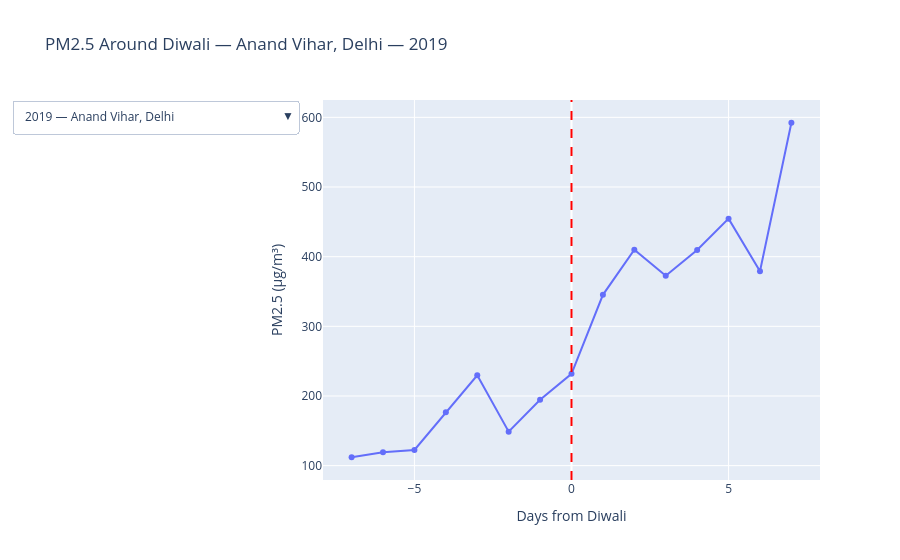

Notebook source saved alongside this figure:
### Markdown cell above
From the above bar chart, it is observed that during March 25–May 31, mean PM2.5 was lower in 2020 than in 2019 at every station with both values shown. In 2021, it increased from 2020 at five stations, while Bengaluru remained slightly lower.Delhi had the highest mean across the three years. This pattern is consistent with a lockdown-period decrease,followed by a partial rebound, but it does not establish lockdown as the sole cause for it.

### Code cell
diwali_dates = {
    2019: "2019-10-27",
    2020: "2020-11-14",
    2021: "2021-11-04",
    2022: "2022-10-24",
    2023: "2023-11-12",
    2024: "2024-10-31",
    2025: "2025-10-20"
}

data["Timestamp"] = pd.to_datetime(data["Timestamp"])

stations = sorted(data["station"].dropna().unique())
years = list(diwali_dates)

fig = go.Figure()

for year in years:
    festival_day = pd.to_datetime(diwali_dates[year])

    for station in stations:
        station_data = data[
            (data["station"] == station)
            & (data["Timestamp"] >= festival_day - pd.Timedelta(days=7))
            & (data["Timestamp"] <= festival_day + pd.Timedelta(days=7))
        ].copy()

        station_data["days_from_diwali"] = (
            station_data["Timestamp"] - festival_day
        ).dt.days

        fig.add_scatter(
            x=station_data["days_from_diwali"],
            y=station_data["PM2.5 (µg/m³)"],
            mode="lines+markers",
            name=station,
            visible=(year == years[0] and station == stations[0])
        )

buttons = []

for year in years:
    for station in stations:
        visible = [
            trace_year == year and trace_station == station
            for trace_year in years
            for trace_station in stations
        ]

        buttons.append({
            "label": f"{year} — {station}",
            "method": "update",
            "args": [
                {"visible": visible},
                {"title": f"PM2.5 Around Diwali — {station} — {year}"}
            ]
        })

fig.update_layout(
    title=f"PM2.5 Around Diwali — {stations[0]} — {years[0]}",
    xaxis_title="Days from Diwali",
    yaxis_title="PM2.5 (µg/m³)",
    updatemenus=[{
        "buttons": buttons,
        "direction": "down"
    }]
)

fig.add_vline(x=0, line_dash="dash", line_color="red")
fig.show()

### Figure 1 — Plotly figure (JSON) as saved in the notebook; plotly's stock layout.template omitted (floating-point values rounded to 4 significant figures)
{"data": [{"mode": "lines+markers", "name": "Anand Vihar, Delhi", "type": "scatter", "visible": true, "x": [-7, -6, -5, -4, -3, -2, -1, 0, 1, 2, 3, 4, 5, 6, 7], "y": [112.0, 119.3, 122.5, 176.7, 229.8, 148.8, 194.6, 231.8, 345.3, 410.1, 372.6, 409.6, 454.6, 379.2, 592.3]}, {"mode": "lines+markers", "name": "BTM Layout, Bengaluru", "type": "scatter", "visible": false, "x": [-7, -6, -5, -4, -3, -2, -1, 0, 1, 2, 3, 4, 5, 6, 7], "y": [NaN, 8.0, 9.51, 16.85, 10.52, 11.39, 25.68, 62.74, 33.83, 25.62, 13.56, 13.43, 20.95, 19.3, 61.93]}, {"mode": "lines+markers", "name": "Manali, Chennai", "type": "scatter", "visible": false, "x": [-7, -6, -5, -4, -3, -2, -1, 0, 1, 2, 3, 4, 5, 6, 7], "y": [14.06, 28.99, 39.02, 46.8, 44.96, 54.8, NaN, 44.89, 42.47, 44.7, 86.08, 251.4, 80.38, NaN, 113.8]}, {"mode": "lines+markers", "name": "Police Commissionerate, Jaipur", "type": "scatter", "visible": false, "x": [-7, -6, -5, -4, -3, -2, -1, 0, 1, 2, 3, 4, 5, 6, 7], "y": [70.72, 73.63, 99.64, 108.0, 76.43, 110.2, 82.44, 114.3, 224.6, 224.2, 80.54, 84.12, 63.95, 147.3, 140.5]}, {"mode": "lines+markers", "name": "Rabindra Bharati University, Kolkata", "type": "scatter", "visible": false, "x": [-7, -6, -5, -4, -3, -2, -1, 0, 1, 2, 3, 4, 5, 6, 7], "y": [NaN, 92.11, 79.06, 116.0, 43.64, 23.45, 34.92, 112.1, 155.3, 154.0, 122.3, 134.2, 120.2, 88.22, 74.36]}, {"mode": "lines+markers", "name": "Worli, Mumbai", "type": "scatter", "visible": false, "x": [-7, -6, -5, -4, -3, -2, -1, 0, 1, 2, 3, 4, 5, 6, 7], "y": [17.13, 15.68, 15.3, 20.64, 35.1, 20.43, 23.44, 32.75, 61.97, 66.38, 46.79, 29.77, 19.56, 12.57, 19.23]}, {"mode": "lines+markers", "name": "Anand Vihar, Delhi", "type": "scatter", "visible": false, "x": [-7, -6, -5, -4, -3, -2, -1, 0, 1, 2, 3, 4, 5, 6, 7], "y": [373.4, 434.7, 557.0, 518.6, 275.7, 218.8, 297.3, 473.7, 280.9, 99.29, 88.28, 113.9, 197.5, 153.2, 115.2]}, {"mode": "lines+markers", "name": "BTM Layout, Bengaluru", "type": "scatter", "visible": false, "x": [-7, -6, -5, -4, -3, -2, -1, 0, 1, 2, 3, 4, 5, 6, 7], "y": [16.07, 17.37, 30.0, 27.36, 24.02, 21.94, 20.51, 19.9, 22.27, 18.58, 21.04, 18.03, 18.75, 19.21, 21.4]}, {"mode": "lines+markers", "name": "Manali, Chennai", "type": "scatter", "visible": false, "x": [-7, -6, -5, -4, -3, -2, -1, 0, 1, 2, 3, 4, 5, 6, 7], "y": [22.84, 78.16, 96.52, 89.63, 73.3, 36.27, 45.43, 60.45, 93.13, 19.9, 48.44, 27.12, 41.71, 56.32, 65.75]}, {"mode": "lines+markers", "name": "Police Commissionerate, Jaipur", "type": "scatter", "visible": false, "x": [-7, -6, -5, -4, -3, -2, -1, 0, 1, 2, 3, 4, 5, 6, 7], "y": [117.7, 133.5, 145.6, 194.1, 111.1, 92.81, 106.7, 103.5, 79.32, 62.65, 53.79, 55.1, 71.35, 75.67, 73.98]}, {"mode": "lines+markers", "name": "Rabindra Bharati University, Kolkata", "type": "scatter", "visible": false, "x": [-7, -6, -5, -4, -3, -2, -1, 0, 1, 2, 3, 4, 5, 6, 7], "y": [145.5, 123.0, 93.06, 75.58, 60.01, 62.47, 65.45, 119.7, 135.0, 125.4, 163.4, 155.5, 108.7, 111.8, 162.8]}, {"mode": "lines+markers", "name": "Worli, Mumbai", "type": "scatter", "visible": false, "x": [-7, -6, -5, -4, -3, -2, -1, 0, 1, 2, 3, 4, 5, 6, 7], "y": [74.22, 71.5, 83.61, 88.98, 90.12, 86.98, 79.86, 76.26, 102.0, 86.56, 87.57, 80.59, 75.62, 73.94, 78.36]}, {"mode": "lines+markers", "name": "Anand Vihar, Delhi", "type": "scatter", "visible": false, "x": [-7, -6, -5, -4, -3, -2, -1, 0, 1, 2, 3, 4, 5, 6, 7], "y": [132.3, 148.1, 118.7, 144.3, 129.3, 116.8, 153.3, 291.0, 378.2, 303.7, 265.8, 246.5, 286.8, 235.7, 291.1]}, {"mode": "lines+markers", "name": "BTM Layout, Bengaluru", "type": "scatter", "visible": false, "x": [-7, -6, -5, -4, -3, -2, -1, 0, 1, 2, 3, 4, 5, 6, 7], "y": [70.87, 46.99, 23.43, 21.31, 20.28, 17.85, 22.65, 29.45, 26.18, 25.57, 32.76, 43.06, 53.15, 50.42, NaN]}, {"mode": "lines+markers", "name": "Manali, Chennai", "type": "scatter", "visible": false, "x": [-7, -6, -5, -4, -3, -2, -1, 0, 1, 2, 3, 4, 5, 6, 7], "y": [40.27, 24.28, 14.62, 15.39, 7.37, 14.84, 19.1, 112.8, 33.96, 13.33, 11.65, 16.73, 12.37, 17.33, 16.42]}, {"mode": "lines+markers", "name": "Police Commissionerate, Jaipur", "type": "scatter", "visible": false, "x": [-7, -6, -5, -4, -3, -2, -1, 0, 1, 2, 3, 4, 5, 6, 7], "y": [81.06, 101.8, 140.1, 122.4, 68.65, 83.41, 96.06, 154.1, 270.3, 179.1, 86.79, 112.1, 66.26, 92.43, 81.46]}, {"mode": "lines+markers", "name": "Rabindra Bharati University, Kolkata", "type": "scatter", "visible": false, "x": [-7, -6, -5, -4, -3, -2, -1, 0, 1, 2, 3, 4, 5, 6, 7], "y": [86.24, 86.13, 76.53, 86.01, 103.0, 103.6, 92.98, 164.3, 116.0, 116.8, 107.7, 93.24, 96.92, 91.14, 100.6]}, {"mode": "lines+markers", "name": "Worli, Mumbai", "type": "scatter", "visible": false, "x": [-7, -6, -5, -4, -3, -2, -1, 0, 1, 2, 3, 4, 5, 6, 7], "y": [68.74, 53.4, 55.15, 69.17, 100.8, 103.0, 86.51, 107.2, 104.5, 60.98, 74.81, 90.51, 80.05, 78.68, 82.08]}, {"mode": "lines+markers", "name": "Anand Vihar, Delhi", "type": "scatter", "visible": false, "x": [-7, -6, -5, -4, -3, -2, -1, 0, 1, 2, 3, 4, 5, 6, 7], "y": [154.5, 162.2, 167.8, 137.5, 151.0, 141.4, 152.5, 181.2, 179.2, 153.4, 230.7, 267.5, 252.1, 284.0, 294.6]}, {"mode": "lines+markers", "name": "BTM Layout, Bengaluru", "type": "scatter", "visible": false, "x": [-7, -6, -5, -4, -3, -2, -1, 0, 1, 2, 3, 4, 5, 6, 7], "y": [23.84, 23.09, 22.8, 20.23, 15.25, 26.53, 45.76, 69.38, 56.68, 71.12, 39.41, 50.62, 28.35, 28.35, NaN]}, {"mode": "lines+markers", "name": "Manali, Chennai", "type": "scatter", "visible": false, "x": [-7, -6, -5, -4, -3, -2, -1, 0, 1, 2, 3, 4, 5, 6, 7], "y": [9.35, 17.77, 23.99, 24.49, 22.77, 38.68, 51.96, 125.1, 72.39, 71.74, 38.9, 11.46, 19.08, 38.45, NaN]}, {"mode": "lines+markers", "name": "Police Commissionerate, Jaipur", "type": "scatter", "visible": false, "x": [-7, -6, -5, -4, -3, -2, -1, 0, 1, 2, 3, 4, 5, 6, 7], "y": [58.97, 39.15, 32.75, 38.23, 48.52, 101.2, 61.6, 73.49, 332.7, 94.81, 78.77, 84.47, 77.87, 85.31, 102.3]}, {"mode": "lines+markers", "name": "Rabindra Bharati University, Kolkata", "type": "scatter", "visible": false, "x": [-7, -6, -5, -4, -3, -2, -1, 0, 1, 2, 3, 4, 5, 6, 7], "y": [49.66, 56.96, 65.33, 76.0, 69.22, 60.52, 57.92, 16.58, 43.48, 61.82, 82.61, 95.74, 80.34, 85.32, 51.85]}, {"mode": "lines+markers", "name": "Worli, Mumbai", "type": "scatter", "visible": false, "x": [-7, -6, -5, -4, -3, -2, -1, 0, 1, 2, 3, 4, 5, 6, 7], "y": [37.99, 19.93, 21.25, 27.02, 40.7, 39.3, 56.04, 86.91, 115.0, 83.47, 87.88, 61.82, 55.8, 45.62, 58.81]}, {"mode": "lines+markers", "name": "Anand Vihar, Delhi", "type": "scatter", "visible": false, "x": [-7, -6, -5, -4, -3, -2, -1, 0, 1, 2, 3, 4, 5, 6, 7], "y": [308.2, 358.6, 354.2, 326.4, 404.9, 182.2, 120.1, 190.8, 421.2, 287.9, 305.3, 364.7, 283.4, 180.5, 198.0]}, {"mode": "lines+markers", "name": "BTM Layout, Bengaluru", "type": "scatter", "visible": false, "x": [-7, -6, -5, -4, -3, -2, -1, 0, 1, 2, 3, 4, 5, 6, 7], "y": [NaN, 26.88, 15.74, 20.1, 13.04, 11.58, 18.87, 30.4, 63.53, 49.5, 53.44, 36.36, 32.76, 27.48, 21.8]}, {"mode": "lines+markers", "name": "Manali, Chennai", "type": "scatter", "visible": false, "x": [-7, -6, -5, -4, -3, -2, -1, 0, 1, 2, 3, 4, 5, 6, 7], "y": [18.13, 16.5, 19.81, 36.89, 30.65, 57.26, 69.48, 205.9, 108.7, 51.63, 29.61, 61.64, 35.4, 16.13, 18.12]}, {"mode": "lines+markers", "name": "Police Commissionerate, Jaipur", "type": "scatter", "visible": false, "x": [-7, -6, -5, -4, -3, -2, -1, 0, 1, 2, 3, 4, 5, 6, 7], "y": [89.1, 86.36, 84.03, 91.1, 99.35, 104.9, 101.5, 98.48, 137.2, 118.2, 138.8, 138.8, 138.8, 118.3, 119.8]}, {"mode": "lines+markers", "name": "Rabindra Bharati University, Kolkata", "type": "scatter", "visible": false, "x": [-7, -6, -5, -4, -3, -2, -1, 0, 1, 2, 3, 4, 5, 6, 7], "y": [60.64, 43.91, 62.75, 82.79, 109.6, 118.1, 102.1, 84.33, 74.26, 56.54, 37.08, 33.77, 14.85, 19.62, 29.8]}, {"mode": "lines+markers", "name": "Worli, Mumbai", "type": "scatter", "visible": false, "x": [-7, -6, -5, -4, -3, -2, -1, 0, 1, 2, 3, 4, 5, 6, 7], "y": [101.8, 78.07, 24.41, 16.2, 12.04, 8.824, 17.13, 27.43, 22.66, 28.57, 38.82, 40.05, 44.25, 58.92, 51.88]}, {"mode": "lines+markers", "name": "Anand Vihar, Delhi", "type": "scatter", "visible": false, "x": [-7, -6, -5, -4, -3, -2, -1, 0, 1, 2, 3, 4, 5, 6, 7], "y": [166.0, 160.4, 227.8, 223.8, 173.4, 162.3, 224.5, 242.1, 279.1, 307.4, 314.5, 337.9, 274.6, 254.6, 295.6]}, {"mode": "lines+markers", "name": "BTM Layout, Bengaluru", "type": "scatter", "visible": false, "x": [-7, -6, -5, -4, -3, -2, -1, 0, 1, 2, 3, 4, 5, 6, 7], "y": [20.55, 31.74, 33.63, 34.3, 32.01, 27.91, 26.55, 48.33, 71.39, 52.13, 27.87, 42.2, 46.0, 45.42, 33.73]}, {"mode": "lines+markers", "name": "Manali, Chennai", "type": "scatter", "visible": false, "x": [-7, -6, -5, -4, -3, -2, -1, 0, 1, 2, 3, 4, 5, 6, 7], "y": [24.24, 38.31, 28.57, 27.25, 39.07, 28.01, 31.77, 66.53, 31.14, 28.25, 31.57, 48.17, 73.61, 21.64, 17.98]}, {"mode": "lines+markers", "name": "Police Commissionerate, Jaipur", "type": "scatter", "visible": false, "x": [-7, -6, -5, -4, -3, -2, -1, 0, 1, 2, 3, 4, 5, 6, 7], "y": [87.32, 83.13, 97.46, 90.07, 79.42, 63.88, 85.45, 99.62, 129.3, 140.8, 94.29, 93.22, 122.5, 110.7, 102.3]}, {"mode": "lines+markers", "name": "Rabindra Bharati University, Kolkata", "type": "scatter", "visible": false, "x": [-7, -6, -5, -4, -3, -2, -1, 0, 1, 2, 3, 4, 5, 6, 7], "y": [10.07, 10.79, 22.61, 25.01, 33.18, 41.08, 31.26, 25.55, 59.53, 110.0, 57.31, 64.28, 54.7, 37.5, 43.67]}, {"mode": "lines+markers", "name": "Worli, Mumbai", "type": "scatter", "visible": false, "x": [-7, -6, -5, -4, -3, -2, -1, 0, 1, 2, 3, 4, 5, 6, 7], "y": [52.07, 59.7, 54.74, 60.49, 51.95, 41.9, 54.57, 63.88, 69.78, 61.46, 54.69, 70.47, 94.69, 86.41, 34.3]}, {"mode": "lines+markers", "name": "Anand Vihar, Delhi", "type": "scatter", "visible": false, "x": [-7, -6, -5, -4, -3, -2, -1, 0, 1, 2, 3, 4, 5, 6, 7], "y": [90.54, 109.0, 141.3, 137.3, 137.2, 161.8, 245.7, 248.4, 236.8, 253.0, 185.2, 189.2, 238.2, 220.0, 198.5]}, {"mode": "lines+markers", "name": "BTM Layout, Bengaluru", "type": "scatter", "visible": false, "x": [-7, -6, -5, -4, -3, -2, -1, 0, 1, 2, 3, 4, 5, 6, 7], "y": [28.81, 23.04, 17.83, 17.82, 18.63, 16.55, 16.41, 27.11, 36.54, 43.21, 35.62, 27.02, 19.01, 18.58, 18.33]}, {"mode": "lines+markers", "name": "Manali, Chennai", "type": "scatter", "visible": false, "x": [-7, -6, -5, -4, -3, -2, -1, 0, 1, 2, 3, 4, 5, 6, 7], "y": [27.45, NaN, NaN, NaN, 29.04, 29.73, 45.45, 137.9, 46.18, 9.46, 10.82, 14.23, 18.23, 13.41, 10.77]}, {"mode": "lines+markers", "name": "Police Commissionerate, Jaipur", "type": "scatter", "visible": false, "x": [-7, -6, -5, -4, -3, -2, -1, 0, 1, 2, 3, 4, 5, 6, 7], "y": [69.69, 51.8, 54.12, 62.77, 66.82, 48.77, 57.1, 110.3, 178.2, 78.54, 31.91, 43.31, 36.42, 39.13, 38.47]}, {"mode": "lines+markers", "name": "Rabindra Bharati University, Kolkata", "type": "scatter", "visible": false, "x": [-7, -6, -5, -4, -3, -2, -1, 0, 1, 2, 3, 4, 5, 6, 7], "y": [44.92, 46.47, 46.14, 49.06, 51.49, 53.36, 37.21, 49.8, 57.51, 54.45, 50.29, 46.79, 48.78, 46.77, 46.71]}, {"mode": "lines+markers", "name": "Worli, Mumbai", "type": "scatter", "visible": false, "x": [-7, -6, -5, -4, -3, -2, -1, 0, 1, 2, 3, 4, 5, 6, 7], "y": [47.4, 46.65, 46.16, 43.47, 42.19, 48.88, 50.83, 59.46, 58.32, 45.45, 44.45, 36.34, 35.45, 36.07, 35.64]}], "layout": {"shapes": [{"line": {"color": "red", "dash": "dash"}, "type": "line", "x0": 0, "x1": 0, "xref": "x", "y0": 0, "y1": 1, "yref": "y domain"}], "title": {"text": "PM2.5 Around Diwali — Anand Vihar, Delhi — 2019"}, "updatemenus": [{"buttons": [{"args": [{"visible": [true, false, false, false, false, false, false, false, false, false, false, false, false, false, false, false, false, false, false, false, false, false, false, false, false, false, false, false, false, false, false, false, false, false, false, false, false, false, false, false, false, false]}, {"title": "PM2.5 Around Diwali — Anand Vihar, Delhi — 2019"}], "label": "2019 — Anand Vihar, Delhi", "method": "update"}, {"args": [{"visible": [false, true, false, false, false, false, false, false, false, false, false, false, false, false, false, false, false, false, false, false, false, false, false, false, false, false, false, false, false, false, false, false, false, false, false, false, false, false, false, false, false, false]}, {"title": "PM2.5 Around Diwali — BTM Layout, Bengaluru — 2019"}], "label": "2019 — BTM Layout, Bengaluru", "method": "update"}, {"args": [{"visible": [false, false, true, false, false, false, false, false, false, false, false, false, false, false, false, false, false, false, false, false, false, false, false, false, false, false, false, false, false, false, false, false, false, false, false, false, false, false, false, false, false, false]}, {"title": "PM2.5 Around Diwali — Manali, Chennai — 2019"}], "label": "2019 — Manali, Chennai", "method": "update"}, {"args": [{"visible": [false, false, false, true, false, false, false, false, false, false, false, false, false, false, false, false, false, false, false, false, false, false, false, false, false, false, false, false, false, false, false, false, false, false, false, false, false, false, false, false, false, false]}, {"title": "PM2.5 Around Diwali — Police Commissionerate, Jaipur — 2019"}], "label": "2019 — Police Commissionerate, Jaipur", "method": "update"}, {"args": [{"visible": [false, false, false, false, true, false, false, false, false, false, false, false, false, false, false, false, false, false, false, false, false, false, false, false, false, false, false, false, false, false, false, false, false, false, false, false, false, false, false, false, false, false]}, {"title": "PM2.5 Around Diwali — Rabindra Bharati University, Kolkata — 2019"}], "label": "2019 — Rabindra Bharati University, Kolkata", "method": "update"}, {"args": [{"visible": [false, false, false, false, false, true, false, false, false, false, false, false, false, false, false, false, false, false, false, false, false, false, false, false, false, false, false, false, false, false, false, false, false, false, false, false, false, false, false, false, false, false]}, {"title": "PM2.5 Around Diwali — Worli, Mumbai — 2019"}], "label": "2019 — Worli, Mumbai", "method": "update"}, {"args": [{"visible": [false, false, false, false, false, false, true, false, false, false, false, false, false, false, false, false, false, false, false, false, false, false, false, false, false, false, false, false, false, false, false, false, false, false, false, false, false, false, false, false, false, false]}, {"title": "PM2.5 Around Diwali — Anand Vihar, Delhi — 2020"}], "label": "2020 — Anand Vihar, Delhi", "method": "update"}, {"args": [{"visible": [false, false, false, false, false, false, false, true, false, false, false, false, false, false, false, false, false, false, false, false, false, false, false, false, false, false, false, false, false, false, false, false, false, false, false, false, false, false, false, false, false, false]}, {"title": "PM2.5 Around Diwali — BTM Layout, Bengaluru — 2020"}], "label": "2020 — BTM Layout, Bengaluru", "method": "update"}, {"args": [{"visible": [false, false, false, false, false, false, false, false, true, false, false, false, false, false, false, false, false, false, false, false, false, false, false, false, false, false, false, false, false, false, false, false, false, false, false, false, false, false, false, false, false, false]}, {"title": "PM2.5 Around Diwali — Manali, Chennai — 2020"}], "label": "2020 — Manali, Chennai", "method": "update"}, {"args": [{"visible": [false, false, false, false, false, false, false, false, false, true, false, false, false, false, false, false, false, false, false, false, false, false, false, false, false, false, false, false, false, false, false, false, false, false, false, false, false, false, false, false, false, false]}, {"title": "PM2.5 Around Diwali — Police Commissionerate, Jaipur — 2020"}], "label": "2020 — Police Commissionerate, Jaipur", "method": "update"}, {"args": [{"visible": [false, false, false, false, false, false, false, false, false, false, true, false, false, false, false, false, false, false, false, false, false, false, false, false, false, false, false, false, false, false, false, false, false, false, false, false, false, false, false, false, false, false]}, {"title": "PM2.5 Around Diwali — Rabindra Bharati University, Kolkata — 2020"}], "label": "2020 — Rabindra Bharati University, Kolkata", "method": "update"}, {"args": [{"visible": [false, false, false, false, false, false, false, false, false, false, false, true, false, false, false, false, false, false, false, false, false, false, false, false, false, false, false, false, false, false, false, false, false, false, false, false, false, false, false, false, false, false]}, {"title": "PM2.5 Around Diwali — Worli, Mumbai — 2020"}], "label": "2020 — Worli, Mumbai", "method": "update"}, {"args": [{"visible": [false, false, false, false, false, false, false, false, false, false, false, false, true, false, false, false, false, false, false, false, false, false, false, false, false, false, false, false, false, false, false, false, false, false, false, false, false, false, false, false, false, false]}, {"title": "PM2.5 Around Diwali — Anand Vihar, Delhi — 2021"}], "label": "2021 — Anand Vihar, Delhi", "method": "update"}, {"args": [{"visible": [false, false, false, false, false, false, false, false, false, false, false, false, false, true, false, false, false, false, false, false, false, false, false, false, false, false, false, false, false, false, false, false, false, false, false, false, false, false, false, false, false, false]}, {"title": "PM2.5 Around Diwali — BTM Layout, Bengaluru — 2021"}], "label": "2021 — BTM Layout, Bengaluru", "method": "update"}, {"args": [{"visible": [false, false, false, false, false, false, false, false, false, false, false, false, false, false, true, false, false, false, false, false, false, false, false, false, false, false, false, false, false, false, false, false, false, false, false, false, false, false, false, false, false, false]}, {"title": "PM2.5 Around Diwali — Manali, Chennai — 2021"}], "label": "2021 — Manali, Chennai", "method": "update"}, {"args": [{"visible": [false, false, false, false, false, false, false, false, false, false, false, false, false, false, false, true, false, false, false, false, false, false, false, false, false, false, false, false, false, false, false, false, false, false, false, false, false, false, false, false, false, false]}, {"title": "PM2.5 Around Diwali — Police Commissionerate, Jaipur — 2021"}], "label": "2021 — Police Commissionerate, Jaipur", "method": "update"}, {"args": [{"visible": [false, false, false, false, false, false, false, false, false, false, false, false, false, false, false, false, true, false, false, false, false, false, false, false, false, false, false, false, false, false, false, false, false, false, false, false, false, false, false, false, false, false]}, {"title": "PM2.5 Around Diwali — Rabindra Bharati University, Kolkata — 2021"}], "label": "2021 — Rabindra Bharati University, Kolkata", "method": "update"}, {"args": [{"visible": [false, false, false, false, false, false, false, false, false, false, false, false, false, false, false, false, false, true, false, false, false, false, false, false, false, false, false, false, false, false, false, false, false, false, false, false, false, false, false, false, false, false]}, {"title": "PM2.5 Around Diwali — Worli, Mumbai — 2021"}], "label": "2021 — Worli, Mumbai", "method": "update"}, {"args": [{"visible": [false, false, false, false, false, false, false, false, false, false, false, false, false, false, false, false, false, false, true, false, false, false, false, false, false, false, false, false, false, false, false, false, false, false, false, false, false, false, false, false, false, false]}, {"title": "PM2.5 Around Diwali — Anand Vihar, Delhi — 2022"}], "label": "2022 — Anand Vihar, Delhi", "method": "update"}, {"args": [{"visible": [false, false, false, false, false, false, false, false, false, false, false, false, false, false, false, false, false, false, false, true, false, false, false, false, false, false, false, false, false, false, false, false, false, false, false, false, false, false, false, false, false, false]}, {"title": "PM2.5 Around Diwali — BTM Layout, Bengaluru — 2022"}], "label": "2022 — BTM Layout, Bengaluru", "method": "update"}, {"args": [{"visible": [false, false, false, false, false, false, false, false, false, false, false, false, false, false, false, false, false, false, false, false, true, false, false, false, false, false, false, false, false, false, false, false, false, false, false, false, false, false, false, false, false, false]}, {"title": "PM2.5 Around Diwali — Manali, Chennai — 2022"}], "label": "2022 — Manali, Chennai", "method": "update"}, {"args": [{"visible": [false, false, false, false, false, false, false, false, false, false, false, false, false, false, false, false, false, false, false, false, false, true, false, false, false, false, false, false, false, false, false, false, false, false, false, false, false, false, false, false, false, false]}, {"title": "PM2.5 Around Diwali — Police Commissionerate, Jaipur — 2022"}], "label": "2022 — Police Commissionerate, Jaipur", "method": "update"}, {"args": [{"visible": [false, false, false, false, false, false, false, false, false, false, false, false, false, false, false, false, false, false, false, false, false, false, true, false, false, false, false, false, false, false, false, false, false, false, false, false, false, false, false, false, false, false]}, {"title": "PM2.5 Around Diwali — Rabindra Bharati University, Kolkata — 2022"}], "label": "2022 — Rabindra Bharati University, Kolkata", "method": "update"}, {"args": [{"visible": [false, false, false, false, false, false, false, false, false, false, false, false, false, false, false, false, false, false, false, false, false, false, false, true, false, false, false, false, false, false, false, false, false, false, false, false, false, false, false, false, false, false]}, {"title": "PM2.5 Around Diwali — Worli, Mumbai — 2022"}], "label": "2022 — Worli, Mumbai", "method": "update"}, {"args": [{"visible": [false, false, false, false, false, false, false, false, false, false, false, false, false, false, false, false, false, false, false, false, false, false, false, false, true, false, false, false, false, false, false, false, false, false, false, false, false, false, false, false, false, false]}, {"title": "PM2.5 Around Diwali — Anand Vihar, Delhi — 2023"}], "label": "2023 — Anand Vihar, Delhi", "method": "update"}, {"args": [{"visible": [false, false, false, false, false, false, false, false, false, false, false, false, false, false, false, false, false, false, false, false, false, false, false, false, false, true, false, false, false, false, false, false, false, false, false, false, false, false, false, false, false, false]}, {"title": "PM2.5 Around Diwali — BTM Layout, Bengaluru — 2023"}], "label": "2023 — BTM Layout, Bengaluru", "method": "update"}, {"args": [{"visible": [false, false, false, false, false, false, false, false, false, false, false, false, false, false, false, false, false, false, false, false, false, false, false, false, false, false, true, false, false, false, false, false, false, false, false, false, false, false, false, false, false, false]}, {"title": "PM2.5 Around Diwali — Manali, Chennai — 2023"}], "label": "2023 — Manali, Chennai", "method": "update"}, {"args": [{"visible": [false, false, false, false, false, false, false, false, false, false, false, false, false, false, false, false, false, false, false, false, false, false, false, false, false, false, false, true, false, false, false, false, false, false, false, false, false, false, false, false, false, false]}, {"title": "PM2.5 Around Diwali — Police Commissionerate, Jaipur — 2023"}], "label": "2023 — Police Commissionerate, Jaipur", "method": "update"}, {"args": [{"visible": [false, false, false, false, false, false, false, false, false, false, false, false, false, false, false, false, false, false, false, false, false, false, false, false, false, false, false, false, true, false, false, false, false, false, false, false, false, false, false, false, false, false]}, {"title": "PM2.5 Around Diwali — Rabindra Bharati University, Kolkata — 2023"}], "label": "2023 — Rabindra Bharati University, Kolkata", "method": "update"}, {"args": [{"visible": [false, false, false, false, false, false, false, false, false, false, false, false, false, false, false, false, false, false, false, false, false, false, false, false, false, false, false, false, false, true, false, false, false, false, false, false, false, false, false, false, false, false]}, {"title": "PM2.5 Around Diwali — Worli, Mumbai — 2023"}], "label": "2023 — Worli, Mumbai", "method": "update"}, {"args": [{"visible": [false, false, false, false, false, false, false, false, false, false, false, false, false, false, false, false, false, false, false, false, false, false, false, false, false, false, false, false, false, false, true, false, false, false, false, false, false, false, false, false, false, false]}, {"title": "PM2.5 Around Diwali — Anand Vihar, Delhi — 2024"}], "label": "2024 — Anand Vihar, Delhi", "method": "update"}, {"args": [{"visible": [false, false, false, false, false, false, false, false, false, false, false, false, false, false, false, false, false, false, false, false, false, false, false, false, false, false, false, false, false, false, false, true, false, false, false, false, false, false, false, false, false, false]}, {"title": "PM2.5 Around Diwali — BTM Layout, Bengaluru — 2024"}], "label": "2024 — BTM Layout, Bengaluru", "method": "update"}, {"args": [{"visible": [false, false, false, false, false, false, false, false, false, false, false, false, false, false, false, false, false, false, false, false, false, false, false, false, false, false, false, false, false, false, false, false, true, false, false, false, false, false, false, false, false, false]}, {"title": "PM2.5 Around Diwali — Manali, Chennai — 2024"}], "label": "2024 — Manali, Chennai", "method": "update"}, {"args": [{"visible": [false, false, false, false, false, false, false, false, false, false, false, false, false, false, false, false, false, false, false, false, false, false, false, false, false, false, false, false, false, false, false, false, false, true, false, false, false, false, false, false, false, false]}, {"title": "PM2.5 Around Diwali — Police Commissionerate, Jaipur — 2024"}], "label": "2024 — Police Commissionerate, Jaipur", "method": "update"}, {"args": [{"visible": [false, false, false, false, false, false, false, false, false, false, false, false, false, false, false, false, false, false, false, false, false, false, false, false, false, false, false, false, false, false, false, false, false, false, true, false, false, false, false, false, false, false]}, {"title": "PM2.5 Around Diwali — Rabindra Bharati University, Kolkata — 2024"}], "label": "2024 — Rabindra Bharati University, Kolkata", "method": "update"}, {"args": [{"visible": [false, false, false, false, false, false, false, false, false, false, false, false, false, false, false, false, false, false, false, false, false, false, false, false, false, false, false, false, false, false, false, false, false, false, false, true, false, false, false, false, false, false]}, {"title": "PM2.5 Around Diwali — Worli, Mumbai — 2024"}], "label": "2024 — Worli, Mumbai", "method": "update"}, {"args": [{"visible": [false, false, false, false, false, false, false, false, false, false, false, false, false, false, false, false, false, false, false, false, false, false, false, false, false, false, false, false, false, false, false, false, false, false, false, false, true, false, false, false, false, false]}, {"title": "PM2.5 Around Diwali — Anand Vihar, Delhi — 2025"}], "label": "2025 — Anand Vihar, Delhi", "method": "update"}, {"args": [{"visible": [false, false, false, false, false, false, false, false, false, false, false, false, false, false, false, false, false, false, false, false, false, false, false, false, false, false, false, false, false, false, false, false, false, false, false, false, false, true, false, false, false, false]}, {"title": "PM2.5 Around Diwali — BTM Layout, Bengaluru — 2025"}], "label": "2025 — BTM Layout, Bengaluru", "method": "update"}, {"args": [{"visible": [false, false, false, false, false, false, false, false, false, false, false, false, false, false, false, false, false, false, false, false, false, false, false, false, false, false, false, false, false, false, false, false, false, false, false, false, false, false, true, false, false, false]}, {"title": "PM2.5 Around Diwali — Manali, Chennai — 2025"}], "label": "2025 — Manali, Chennai", "method": "update"}, {"args": [{"visible": [false, false, false, false, false, false, false, false, false, false, false, false, false, false, false, false, false, false, false, false, false, false, false, false, false, false, false, false, false, false, false, false, false, false, false, false, false, false, false, true, false, false]}, {"title": "PM2.5 Around Diwali — Police Commissionerate, Jaipur — 2025"}], "label": "2025 — Police Commissionerate, Jaipur", "method": "update"}, {"args": [{"visible": [false, false, false, false, false, false, false, false, false, false, false, false, false, false, false, false, false, false, false, false, false, false, false, false, false, false, false, false, false, false, false, false, false, false, false, false, false, false, false, false, true, false]}, {"title": "PM2.5 Around Diwali — Rabindra Bharati University, Kolkata — 2025"}], "label": "2025 — Rabindra Bharati University, Kolkata", "method": "update"}, {"args": [{"visible": [false, false, false, false, false, false, false, false, false, false, false, false, false, false, false, false, false, false, false, false, false, false, false, false, false, false, false, false, false, false, false, false, false, false, false, false, false, false, false, false, false, true]}, {"title": "PM2.5 Around Diwali — Worli, Mumbai — 2025"}], "label": "2025 — Worli, Mumbai", "method": "update"}], "direction": "down"}], "xaxis": {"title": {"text": "Days from Diwali"}}, "yaxis": {"title": {"text": "PM2.5 (µg/m³)"}}}}
